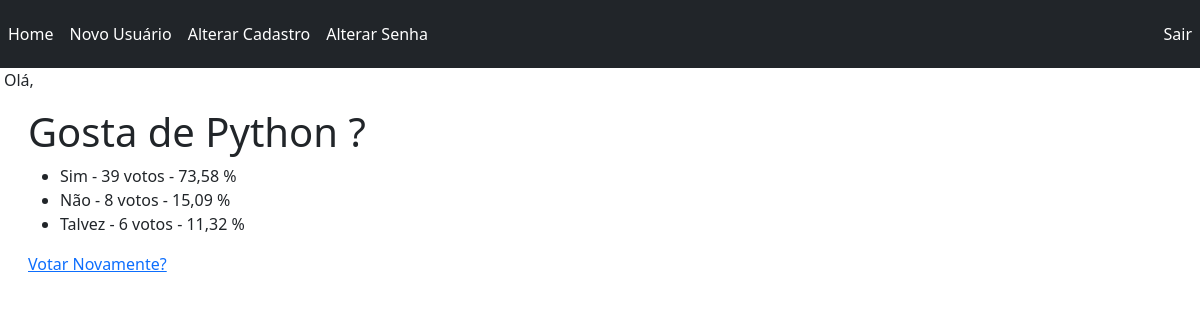
The app's page /polls/1/results/ (signed in) with its own data.
### polls/models.py (models this page shows, shortened)
class Pergunta(models.Model):
    texto_da_pergunta = models.CharField(max_length=200)
    data_publicacao = models.DateTimeField("Data Publicação")

class Resposta(models.Model):
    pergunta = models.ForeignKey(Pergunta, on_delete=models.CASCADE)
    texto_da_resposta = models.CharField(max_length=200)
    votos = models.IntegerField(default=0)
    def totalVotos(self):
        id_pergunta = self.pergunta.id
        pergunta = Pergunta.objects.get(id=id_pergunta)
        total_votos = Resposta.objects.filter(pergunta=id_pergunta).aggregate(Sum("votos")).get('votos__sum', 0.00)
        percentual = ((self.votos * 100) / total_votos)
        return percentual

### polls/views.py (the view)
# urls.py: path("<int:pergunta_id>/results/", views.ResultsView, name="Resultados"),
def ResultsView(request, pergunta_id):
    pergunta = get_object_or_404(Pergunta, id=pergunta_id)
    return render(request, "polls/resultado.html", {"pergunta": pergunta})

### polls/templates/polls/resultado.html (shortened to what this page needs)
{% extends "polls/layout.html" %}
{% block conteudo %}
    <h1>{{ pergunta.texto_da_pergunta }}</h1>
    <ul>
        {% for escolha in pergunta.resposta_set.all %}
            <li>{{ escolha.texto_da_resposta }} - {{ escolha.votos }} voto{{ escolha.votos|pluralize }} - {{ escolha.totalVotos|floatformat:-2 }} %</li>
        {% endfor %}
    </ul>
    <a href="{% url 'polls:Detalhe' pergunta.id %}">Votar Novamente?</a>
{% endblock conteudo %}

### polls/static/polls/style.css (style rules this page uses)
body { background-color:white; }

### records on screen
Pergunta: texto_da_pergunta "Gosta de Python ?"
Resposta: texto_da_resposta "Sim", votos "39", totalVotos "73,58"
Resposta: texto_da_resposta "Não", votos "8", totalVotos "15,09"
Resposta: texto_da_resposta "Talvez", votos "6", totalVotos "11,32"
